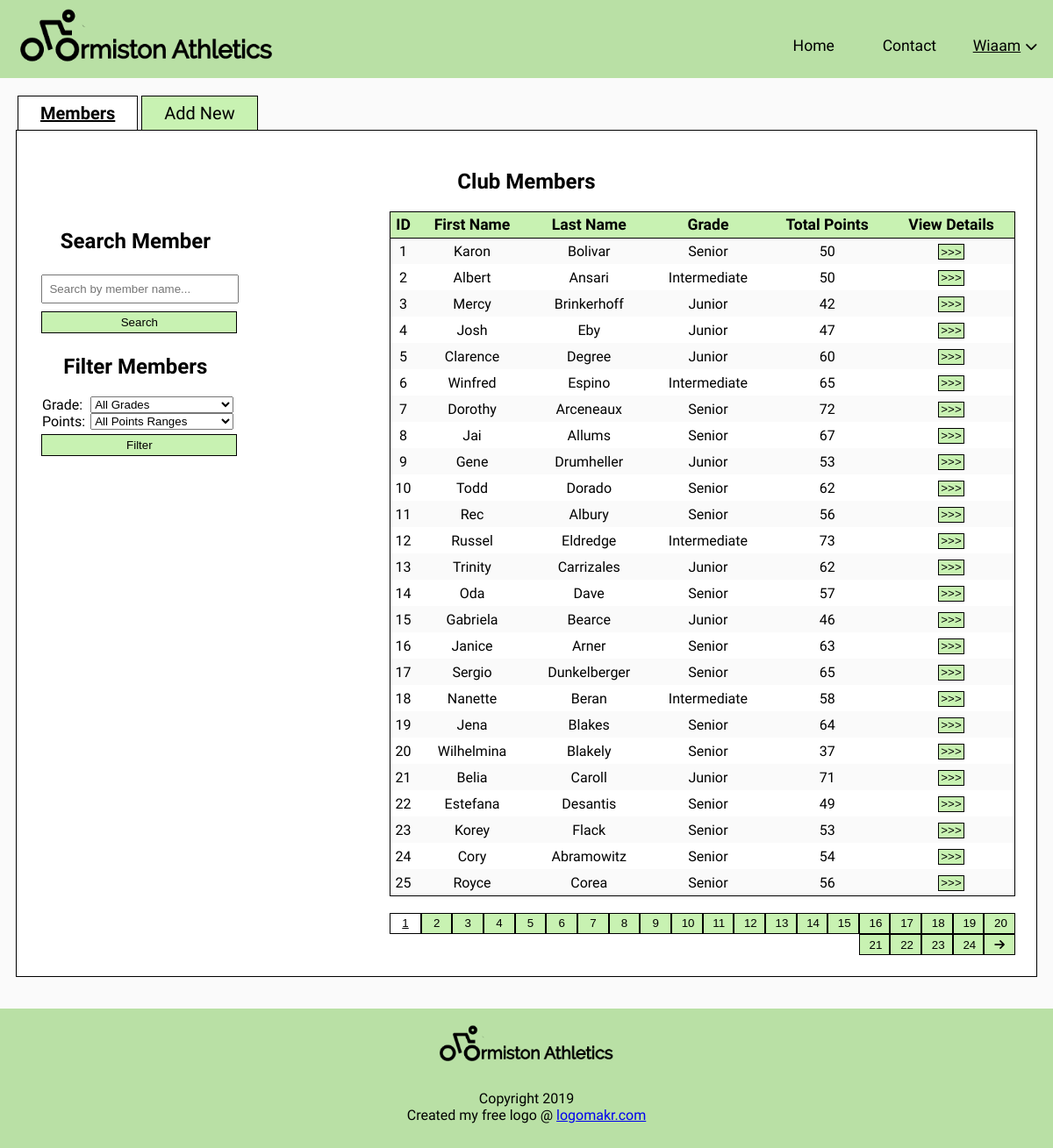
Screenshot of /members.php (signed in) with the database file from the repository.
### tables this page shows
CREATE TABLE `members` (
  `ID` int(4) UNSIGNED NOT NULL,
  `firstName` varchar(15) NOT NULL,
  `lastName` varchar(15) NOT NULL,
  `streetAddress` varchar(25) NOT NULL,
  `suburbID` int(2) UNSIGNED NOT NULL,
  `fatherInitial` varchar(1) NOT NULL,
  `motherInitial` varchar(1) NOT NULL,
  `telephone` varchar(12) NOT NULL,
  `grade` set('Senior','Intermediate','Junior') NOT NULL,
  `dateOfBirth` date NOT NULL,
  `annualFee` int(3) UNSIGNED NOT NULL,
  `amountPaid` float UNSIGNED NOT NULL DEFAULT '0',
  `datePaid` date DEFAULT NULL,
  `hasPaid` tinyint(1) NOT NULL DEFAULT '0'
);

### Stylesheet_PHP_Files/filterSearch.php (called while the page is built, shortened)
<?php
$limit = 25;
$offset = ($page - 1) * $limit;
if(isset($_POST['searchButton']) and $_POST['search'] != "") {
    $searchValue = $_POST['search'];
    $sql = "SELECT members.ID, members.firstName, members.lastName, members.grade, SUM(memberevents.points) AS totalPoints
    FROM members
    INNER JOIN memberevents
    ON memberevents.memberID = members.ID AND (members.firstName = '$searchValue' OR
    members.lastName = '$searchValue' OR
    CONCAT(members.firstName, ' ', members.lastName) = '$searchValue')
    GROUP BY members.ID
    ";
}
else {
    $sql = "SELECT members.ID, members.firstName, members.lastName, members.grade, SUM(memberevents.points) AS totalPoints
    FROM members
    INNER JOIN memberevents ON memberevents.memberID = members.ID
    GROUP BY members.ID
    LIMIT $limit OFFSET $offset";
}

### members.php (the view, shortened to what this page needs)
<!DOCTYPE html>
<html lang="en">
    <head>
        <link rel="stylesheet" type="text/css" href="Stylesheet_PHP_Files/style.css">
    </head>
    <body>
        <header>
            <div id="logo"><a href="index.php"><img src="Images/editedImages/Logo.png" alt="Ormiston Athletics Club Logo" class="logoImage"></a></div>
            <a href="index.php">Home</a>
            <a href="contact.php">Contact</a>
            <?php
                include "Stylesheet_PHP_Files/loginSys.php";
                echo '<div class="dropdownLogin">
                    <a href="login.php" class="active">'.$_SESSION['adminName'].'<i class="fas fa-chevron-down"></i></a>
                    <div class="dropdownContent">
                        <a href="members.php" class="active" >Members</a>
                        <a href="fees.php">Fees</a>
                        <a href="events.php">Events</a>
                        <form method="post">
                            <button name="logout" type="submit">Logout</button>
                            </form>
                        </div>
                        </div> <!-- end of dropdownLogin div-- >';
                ?>
        </header>
        <div class="tabs">
            <button id="membersTab" onclick="tabs('members'); tabButton('membersTab')" class="tab">Members</button>
            <button id="addNewTab" onclick="tabs('addNew');  tabButton('addNewTab')" class="tab">Add New</button>
            </div>
        <div class="adminContent" id="members">
            <h2>Club Members</h2>
            <div id="membersDetails">
                <div id="searchFilter-members">
                    <h2>Search Member</h2>
                    <form method="post" action="">
                        <input type="text" name="search" placeholder="Search by member name...">
                        <button type="submit" name="searchButton">Search</button>
                    </form>
                    <h2>Filter Members</h2>
                    <form method="post" action="">
                        <label>Grade:</label>
                        <select name="gradeDropdown">
                            <option value="">All Grades</option>
                        </select>
                        <br>
                        <label>Points:</label>
                        <select name="pointsDropdown">
                            <option value="">All Points Ranges</option>
                        </select>
                        <button type="submit" name="filterButton">Filter</button>
                    </form>
                    </div>
                <div id="membersTable">
                    <?php
                    if(isset($_POST['pageButton'])){
                        $page = $_POST['pageButton'];
                    }
                    else {
                        $page = 1;
                    }
                    ?>
                    <table>
                        <tr>
                        <th>ID</th>
                        <th>First Name</th>
                        <th>Last Name</th>
                        <th>Grade</th>
                        <th>Total Points</th>
                        <th>View Details</th>
                        </tr>
                        <?php
                        include "Stylesheet_PHP_Files/filterSearch.php";
                        $query = mysqli_query($conn, $sql);
                        while($row = mysqli_fetch_array($query)){
                            echo "<tr>";
                            echo "<td>".$row['ID']."</td>";
                            echo "<td>".$row['firstName']."</td>";
                            echo "<td>".$row['lastName']."</td>";
                            echo "<td>".$row['grade']."</td>";
                            echo "<td>".$row['totalPoints']."</td>";
                            echo "<td><form method='post' action='clubmember.php'><button value='".$row['ID']."' type='submit' name='submitID'>>>></button></form></td>";
                        }
                        ?>
                    </table>
                    <br>
                    <?php
                    if(isset($_POST['searchButton']) or isset($_POST['filterButton'])){
                        echo "<div class='hidden'>";
                    }
                    else {
                        echo "<div class='pagination'>";
                    }
                    ?>
                        <form method="post" action="#">
                            <?php
                            $totalSQL = "SELECT * from members";
                            $totalQuery = mysqli_query($conn, $totalSQL);
                            $totalRows = mysqli_num_rows($totalQuery);
                            $totalPages = ceil($totalRows / $limit);
                            for($i = 1; $i <= $totalPages; $i++){
                                if($i == $page){
                                    echo "<button type='submit' name='pageButton' class='activePage' value='".$i."'>".$i."</button>";
                                }
                                else{
                                    echo "<button type='submit' name='pageButton' value='".$i."'>".$i."</button>";
                                }
                            }
                            if($page == $totalPages){
                                echo "<button class='hidden' type='submit' name='pageButton' value='".$totalPages."'></button>";
                            }
                            else {
                            echo "<button type='submit' name='pageButton' value='".($page + 1)."'><i class='fas fa-arrow-right'></i></button>";}
                            ?>
                            </form>
                        </div>
                    </div>
                </div>
            </div>
        <footer>
            <img src="Images/editedImages/Logo.png" alt="Ormiston Athletics Club logo" class="footerLogo">
            <p>Copyright 2019
            <br> Created my free logo @ <a href="https://logomakr.com/" target="_blank">logomakr.com</a></p>
        </footer>
    </body>
</html>

### Stylesheet_PHP_Files/style.css (style rules this page uses)
header { background-color: #B9E0A5; display: flex; margin: 0; }
header #logo { flex: 8; padding: 0; }
#logo .logoImage { float: left; padding-left: 1.5%; }
header a, .dropdownLogin { flex: 1; font-size: 110%; font-family: 'Varela Round', sans-serif; color: black; text-decoration: none; align-items: baseline; text-align: center; padding-top: 3.5%; }
header .active { text-decoration: underline; }
body { background-color: #FAFAFA; margin: 0; font-family: 'Varela Round', sans-serif; }
.adminContent { border: 1px solid black; padding: 2%; margin: 0% 1.5%; background-color: white; }
footer { margin-top: 3%; padding: 1%; background-color: #B9E0A5; text-align: center; height: 1%; }
.footerLogo { width: 18%; }
header a i { color: black; font-size: 80%; margin-left: 5px; }
.dropdownLogin { position: relative; font-size: 100%; }
button { background-color: #C8F2B2; border: 1px solid black; text-decoration: none; color: black; padding: 0.5% 1.5%; cursor: pointer; }
input { padding: 2px 7px; width: 21%; height: 25px; }
table { border: 1px solid black; border-collapse: collapse; width: 80%; margin-left: auto; }
table tr { text-align: center; height: 30px; }
table tr:nth-child(even) { background-color: #FAFAFA; }
table th { border-bottom: 1px solid black; background-color: #C8F2B2; font-size: 110%; }
.tabs { margin-top: 20px; margin-left: 20px; }
#membersTab { background-color: white; font-weight: 600; text-decoration: underline; }
.tab { color: black; padding: 7px 25px; font-family: inherit; font-size: 125%; border: solid 1px black; cursor: pointer; border-bottom: none; outline: none; }
#members h2 { text-align: center; }
#membersDetails { display: flex; }
#searchFilter-members { flex: 0.5; }
#searchFilter-members label { margin-left: 5px; margin-right: 5px; }
#searchFilter-members input[type=text] { width: 92.5%; margin: 2%; }
#searchFilter-members select { width: 73%; float: right; }
#searchFilter-members button { width: 100%; height: 25px; margin: 2%; }
#membersTable { flex: 2; }
.pagination { float: right; width: 80%; text-align: right; }
.pagination button { width: 5%; }
.activePage { text-decoration: underline; background-color: white; }

### rows the page displays
members: ID "1", firstName "Karon", lastName "Bolivar", grade "Senior", totalPoints "50"
members: ID "2", firstName "Albert", lastName "Ansari", grade "Intermediate", totalPoints "50"
members: ID "3", firstName "Mercy", lastName "Brinkerhoff", grade "Junior", totalPoints "42"
members: ID "4", firstName "Josh", lastName "Eby", grade "Junior", totalPoints "47"
members: ID "5", firstName "Clarence", lastName "Degree", grade "Junior", totalPoints "60"
members: ID "6", firstName "Winfred", lastName "Espino", grade "Intermediate", totalPoints "65"
members: ID "7", firstName "Dorothy", lastName "Arceneaux", grade "Senior", totalPoints "72"
members: ID "8", firstName "Jai", lastName "Allums", grade "Senior", totalPoints "67"
members: ID "9", firstName "Gene", lastName "Drumheller", grade "Junior", totalPoints "53"
members: ID "10", firstName "Todd", lastName "Dorado", grade "Senior", totalPoints "62"
members: ID "11", firstName "Rec", lastName "Albury", grade "Senior", totalPoints "56"
members: ID "12", firstName "Russel", lastName "Eldredge", grade "Intermediate", totalPoints "73"
members: ID "13", firstName "Trinity", lastName "Carrizales", grade "Junior", totalPoints "62"
members: ID "14", firstName "Oda", lastName "Dave", grade "Senior", totalPoints "57"
members: ID "15", firstName "Gabriela", lastName "Bearce", grade "Junior", totalPoints "46"
members: ID "16", firstName "Janice", lastName "Arner", grade "Senior", totalPoints "63"
members: ID "17", firstName "Sergio", lastName "Dunkelberger", grade "Senior", totalPoints "65"
members: ID "18", firstName "Nanette", lastName "Beran", grade "Intermediate", totalPoints "58"
members: ID "19", firstName "Jena", lastName "Blakes", grade "Senior", totalPoints "64"
members: ID "20", firstName "Wilhelmina", lastName "Blakely", grade "Senior", totalPoints "37"
members: ID "21", firstName "Belia", lastName "Caroll", grade "Junior", totalPoints "71"
members: ID "22", firstName "Estefana", lastName "Desantis", grade "Senior", totalPoints "49"
members: ID "23", firstName "Korey", lastName "Flack", grade "Senior", totalPoints "53"
members: ID "24", firstName "Cory", lastName "Abramowitz", grade "Senior", totalPoints "54"
members: ID "25", firstName "Royce", lastName "Corea", grade "Senior", totalPoints "56"

### other values shown
$_SESSION['adminName'] "Wiaam"
